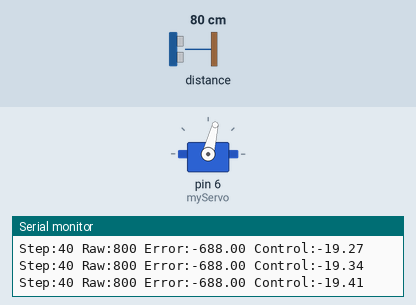
Recording of a sketch running on a simulated Arduino Uno, built with avr-gcc and run on an emulated ATmega328P. Shown: servo, the last lines printed to the serial monitor. Inputs (shaded band) come from the test bench; at power-on: distance to the obstacle 80 cm.

Above: at 1.2 s.
1.3 s: distance to the obstacle set to 2 cm
At 1.51 s:
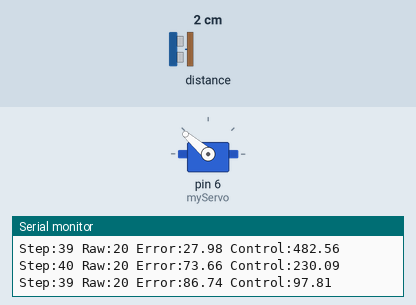
3.1 s: distance to the obstacle set to 60 cm
At 3.3 s:
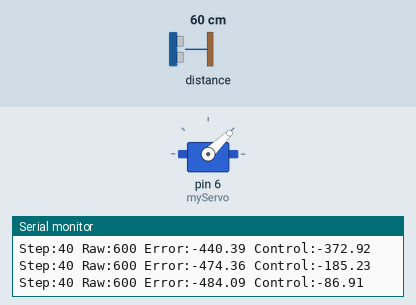
6.1 s: distance to the obstacle set to 250 cm
At 6.8 s:
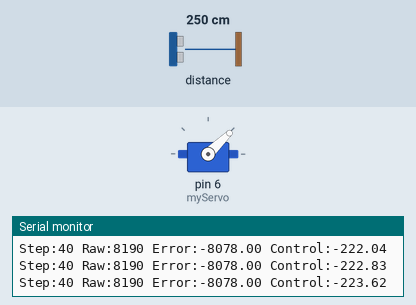
7.6 s: distance to the obstacle set to 120 cm
10.6 s: distance to the obstacle set to 109 cm
Timing chart, 0 to 16.4 s (numbered marks = the images above; inputs shaded):
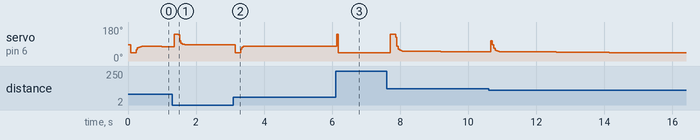

Measured:
- after the input at 3.1 s, servo on pin 6 (myServo): 87° → 44° after 0.05 s, → 79° 0.16 s later, → 78° 0.76 s later, → 77° 1.5 s later
- after the input at 6.1 s, servo on pin 6 (myServo): 77° → 44° at once

The sketch:

balance_beam_leadlag.ino
```cpp
#include <Wire.h>
#include <Servo.h>
#include <Adafruit_VL53L0X.h>

// Objects
Servo myServo;   // create servo object to control a servo, later attatched to D9
Adafruit_VL53L0X mySensor = Adafruit_VL53L0X();

// Tunable parameters
int angle_level = -11;   // deg, should be close to 0
int distance_setpoint = 112;   // mm

// General variables
unsigned long time;
unsigned long time_prev;
unsigned long time_step;

int distance_raw;
float distance_error0;
float distance_error1;
float distance_error;

float control0;
float control1;
float control;

// Decent (low amplitude oscillations):
// float K =   1.999608; float a0 =  0.346203; float a1 = -1.346156; float b0 =  0.988007; float b1 = -1.987960;
// Underdamped:
// float K =   0.385211; float a0 =  0.92398568; float a1 = -1.92398554; float b0 =  0.96926025; float b1 = -1.96924950;

float K =   1.4; //  0.6541;
float a0 =  0.346203; //  0.6778;
float a1 = -1.346156; // -1.678;
float b0 =  0.988007; //  0.9981;
float b1 = -1.987960; // -1.998;
float c0 = 0.2865;

void setup() {
  Serial.begin(115200);

  while (! Serial) {
    delay(1);
  }

  myServo.attach(6);   // attaches the servo on pin 6 to the servo object
  myServo.writeMicroseconds(deg2micro(angle_level));   // put the servco at an angle, so the balance is in the middle

  if (!mySensor.begin()) {
    Serial.println(F("Failed to boot VL53 L0X"));
    while (1);
  }
  mySensor.setMeasurementTimingBudgetMicroSeconds(20000);
  mySensor.startRangeContinuous();

  /*
  while (! mySensor.isRangeComplete()) {
    delay(1);
  }
  time = millis();
  distance_raw = mySensor.readRange();
  distance_error = distance_setpoint - distance_raw;
  distance_error_next = distance_setpoint - distance_raw;
  */
}

void loop() {
  if (mySensor.isRangeComplete()) {
    time_prev = time;
    delay(constrain(25 - (millis() - time), 0, 5));
    time = millis();
    time_step = time - time_prev;

    distance_raw = mySensor.readRange();

    myServo.writeMicroseconds(deg2micro(control + angle_level));

    print_data();

    distance_error0 = distance_error1;
    distance_error1 = distance_error;
    distance_error = (1 - c0) * (distance_setpoint - distance_raw) + c0 * distance_error1;

    control0 = control1;
    control1 = control;
    control = K * ( b0 * distance_error0 + b1 * distance_error1 + distance_error ) - a0 * control0 - a1 * control1;

  }
}

int deg2micro(float deg) {
  int result = (deg + 90) * 1000 / 180 + 1000;
  return constrain(result, 1000, 2000);
}

void print_data() {
  Serial.print("Step:");
  Serial.print(time_step);
  Serial.print(" ");

  Serial.print("Raw:");
  Serial.print(distance_raw);
  Serial.print(" ");

  Serial.print("Error:");
  Serial.print(distance_error);
  Serial.print(" ");

  Serial.print("Control:");
  Serial.print(control);
  Serial.print(" ");

  Serial.println();
}
```
